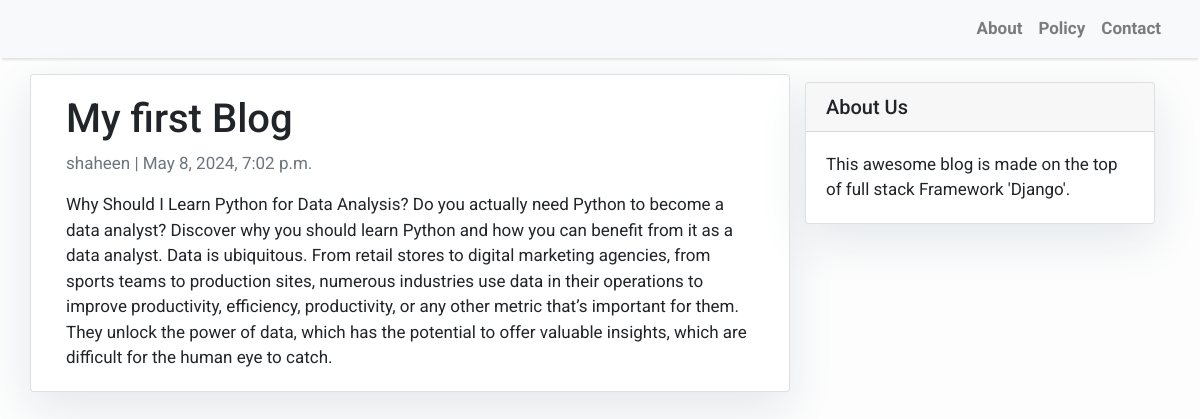
The page /my-first-blog/ on the database its author committed.
### blog/models.py (models this page shows, shortened)
class Post(models.Model):
    title = models.CharField(max_length=200, unique=True)
    slug = models.SlugField(max_length=200, unique=True)
    author = models.ForeignKey(User, on_delete= models.CASCADE,related_name='blog_posts')
    updated_on = models.DateTimeField(auto_now= True)
    content = models.TextField()
    created_on = models.DateTimeField(auto_now_add=True)
    status = models.IntegerField(choices= STATUS, default=0)
    class Meta:
        ordering = ['-created_on']

### blog/views.py (the view)
# urls.py: path('<slug:slug>/', views.PostDetail.as_view(), name='post_detail'),
class PostDetail(generic.DetailView):
    model = Post
    template_name = 'post_detail.html'

### templates/post_detail.html
{% extends 'base.html' %} {% block content %}
<div class="container">
  <div class="row">
    <div class="col-md-8 card mb-4  mt-3 left  top">
      <div class="card-body">
        <h1>{% block title %} {{ object.title }} {% endblock title %}</h1>
        <p class=" text-muted">{{ post.author }} | {{ post.created_on }}</p>
        <p class="card-text ">{{ object.content | safe }}</p>
      </div>
    </div>
    {% block sidebar %} {% include 'sidebar.html' %} {% endblock sidebar %}
  </div>
</div>
{% endblock content %}

### templates/base.html (style rules this page uses)
body { font-family: "Roboto", sans-serif; font-size: 17px; background-color: #fdfdfd; }

### templates/sidebar.html (style rules this page uses)
.card { box-shadow: 0 16px 48px #E3E7EB; }

### rows shown on the page
Post: title "My first Blog", author "shaheen", created_on "May 8, 2024, 7:02 p.m.", content "Why Should I Learn Python for Data Analysis? Do you actually need Python to become a data analyst? Discover why you should learn Python and how you can benefit from it as a data analyst. Data is ubiquitous. From retail stores to digital marketing agencies, from sports teams to production sites, numerous industries use data in their operations to improve productivity, efficiency, productivity, or any other metric that’s important for them. They unlock the power of data, which has the potential to offer valuable insights, which are difficult for the human eye to catch."
